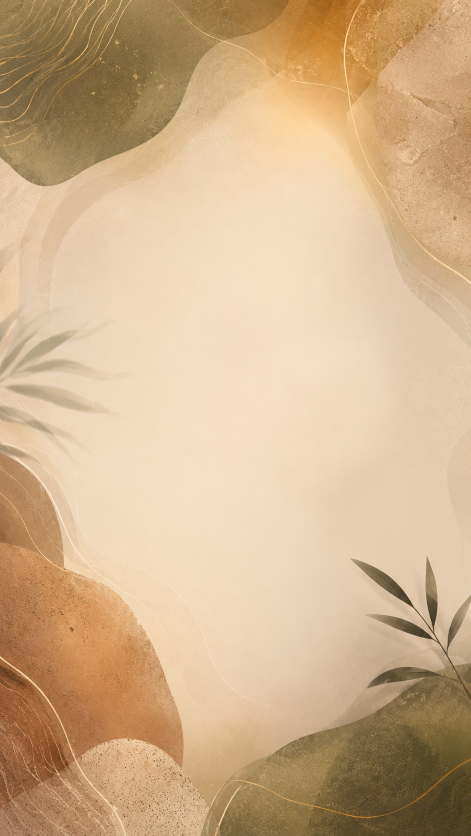
#> input picture frontend/art-seeds/day-atmosphere/1.png, 941 x 1672 px (shown at 1/2 size); its folder holds only this picture in this run
$ python optimize_public_images.py ../frontend/art-seeds/day-atmosphere/1.png
#> lines starting #> are read from the running program, lines starting #| are printed output that depends on the picture
#!/usr/bin/env python3
"""Optimize TodayFlow public raster images for product surfaces.

Usage:
  python3 scripts/optimize_public_images.py
  python3 scripts/optimize_public_images.py path/to/file.png

Defaults: max edge 1024px, WebP q=80, strip metadata. Deletes source PNG when
writing a sibling .webp unless --keep-source.
"""

from __future__ import annotations

import argparse
import sys
from pathlib import Path

from PIL import Image

ROOT = Path(__file__).resolve().parents[1]
PUBLIC_IMAGES = ROOT / "frontend" / "public" / "images"

# Product slots → max long edge (CSS display is much smaller; 2x retina budget).
PRESETS: dict[str, int] = {
    "archetypes": 1024,  # Profile Recognition arch/circle
    "hero": 1280,  # section / journal / practices heroes
    "today-ritual-entry": 1440,  # ASSET_SPEC 2:1 entry
    "banners": 1600,
    "default": 1024,
}

TARGET_BYTES = 350_000  # soft cap ~350KB; lower quality if still over


def max_edge_for(path: Path) -> int:
    for part, edge in PRESETS.items():
        if part in path.parts:
            return edge
    return PRESETS["default"]


def optimize_one(src: Path, *, keep_source: bool, quality: int) -> Path | None:
#> called with keep_source = False, quality = 80
    if src.suffix.lower() not in {".png", ".jpg", ".jpeg", ".webp"}:
        return None
    if src.name.startswith("."):
        return None

    im = Image.open(src)
#> im is the input picture: PIL image 941x1672 RGB; mean R, G, B 208.2, 177.8, 141.3
    im = im.convert("RGB")
    edge = max_edge_for(src)
    w, h = im.size
#> w = 941; h = 1672
    scale = min(1.0, edge / max(w, h))
#> scale = 0.612
    if scale < 1.0:
        im = im.resize((int(w * scale), int(h * scale)), Image.Resampling.LANCZOS)
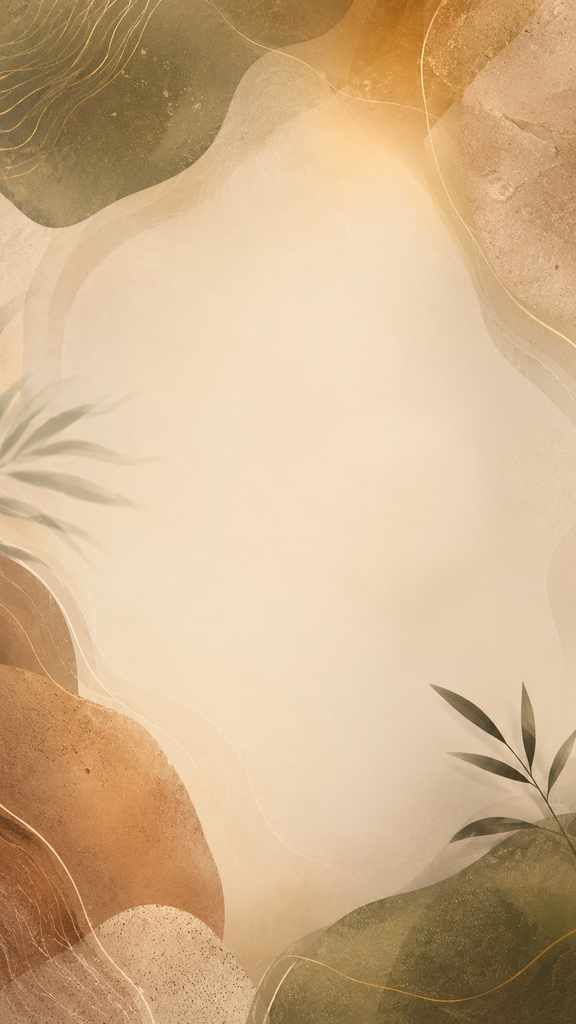
#> im: PIL image 576x1024 RGB; mean R, G, B 208.2, 177.8, 141.3

    dest = src.with_suffix(".webp")
    q = quality
    while q >= 55:
        im.save(dest, "WEBP", quality=q, method=6)
        if dest.stat().st_size <= TARGET_BYTES or q <= 55:
            break
        q -= 5
#> after the loop, q = 80

    if not keep_source and src.resolve() != dest.resolve() and src.suffix.lower() != ".webp":
        src.unlink()

    return dest


def main() -> int:
    parser = argparse.ArgumentParser()
    parser.add_argument("paths", nargs="*", type=Path)
    parser.add_argument("--keep-source", action="store_true")
    parser.add_argument("--quality", type=int, default=80)
    args = parser.parse_args()

    targets: list[Path] = []
    if args.paths:
        for p in args.paths:
            p = p if p.is_absolute() else (Path.cwd() / p)
            if p.is_dir():
                targets.extend(sorted(p.rglob("*")))
            else:
                targets.append(p)
    else:
        for folder in ("archetypes", "hero", "today-ritual-entry", "banners"):
            d = PUBLIC_IMAGES / folder
            if d.is_dir():
                targets.extend(sorted(d.rglob("*")))

    wrote = 0
    for src in targets:
        if not src.is_file():
            continue
        if src.suffix.lower() == ".webp" and src.stat().st_size <= TARGET_BYTES:
            continue
        out = optimize_one(src, keep_source=args.keep_source, quality=args.quality)
        if out:
            wrote += 1
            print(f"{src.name} → {out.name} ({out.stat().st_size / 1024:.0f}KB, {Image.open(out).size})")
#| 1.png → 1.webp (34KB, (576, 1024))
    print(f"done: {wrote} file(s)")
    return 0


if __name__ == "__main__":
    sys.exit(main())
#> (the program exits here)

$ run again, on frontend/art-seeds/day-atmosphere/2.png
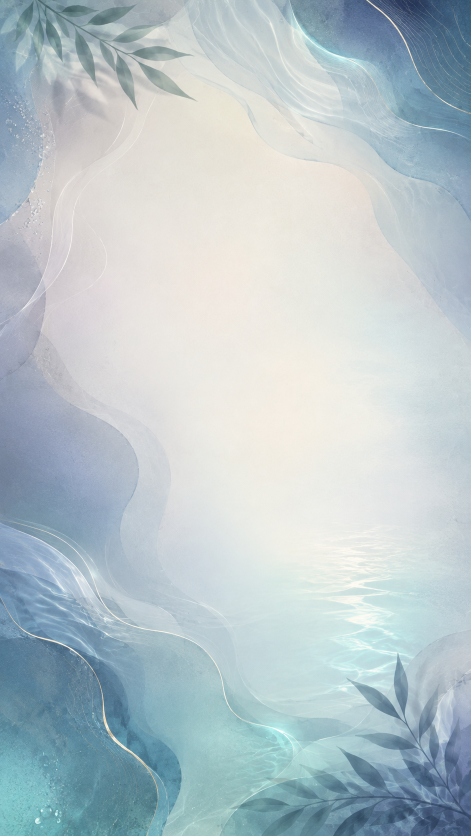
#> input picture frontend/art-seeds/day-atmosphere/2.png, 941 x 1672 px (shown at 1/2 size)
#> in optimize_one, im is the input picture: PIL image 941x1672 RGB; mean R, G, B 183.4, 197.3, 202.1
#> in optimize_one, `im = im.resize((int(w * scale), int(h * scale)), Image.Resampling.LANC..`:
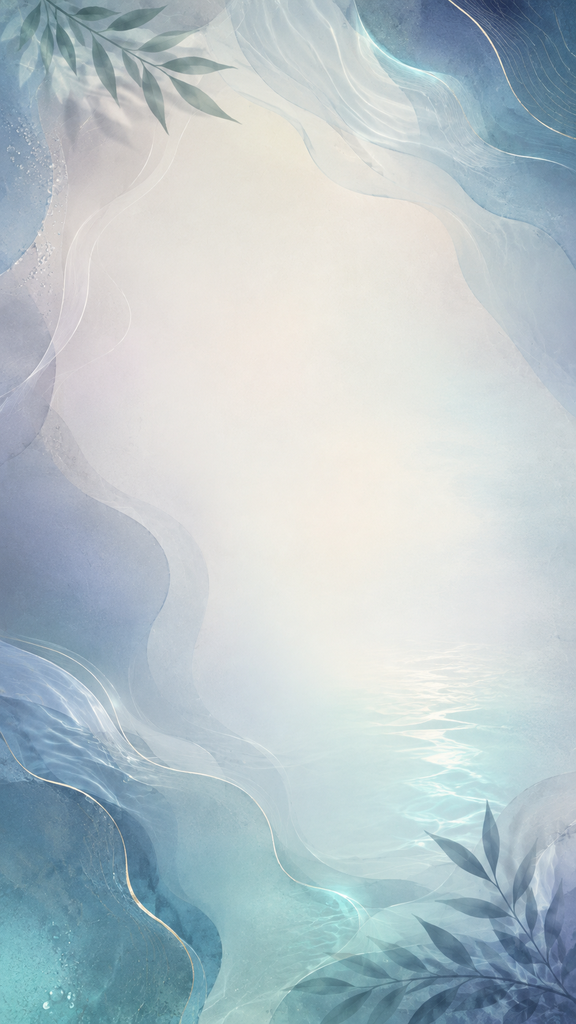
#> im: PIL image 576x1024 RGB; mean R, G, B 183.4, 197.3, 202.1
#> after the loop in optimize_one, `while q >= 55:`: q = 80
#| 2.png → 2.webp (25KB, (576, 1024))

$ run again, on frontend/art-seeds/day-atmosphere/3.png
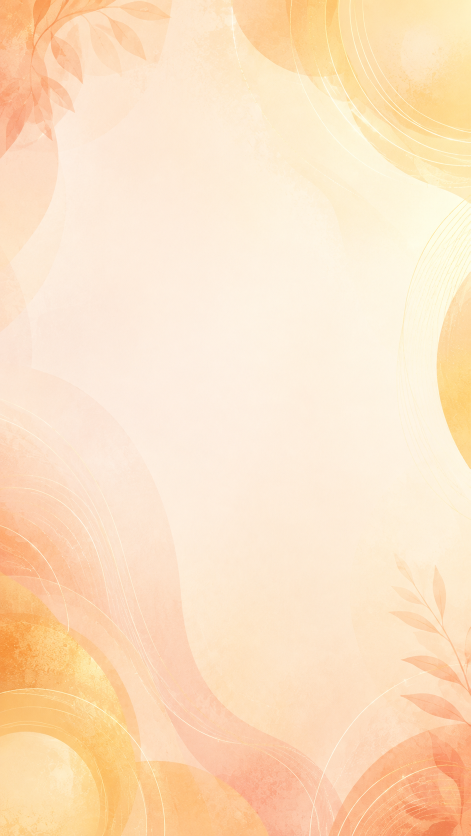
#> input picture frontend/art-seeds/day-atmosphere/3.png, 941 x 1672 px (shown at 1/2 size)
#> in optimize_one, im is the input picture: PIL image 941x1672 RGB; mean R, G, B 253, 225, 193.6
#> in optimize_one, `im = im.resize((int(w * scale), int(h * scale)), Image.Resampling.LANC..`:
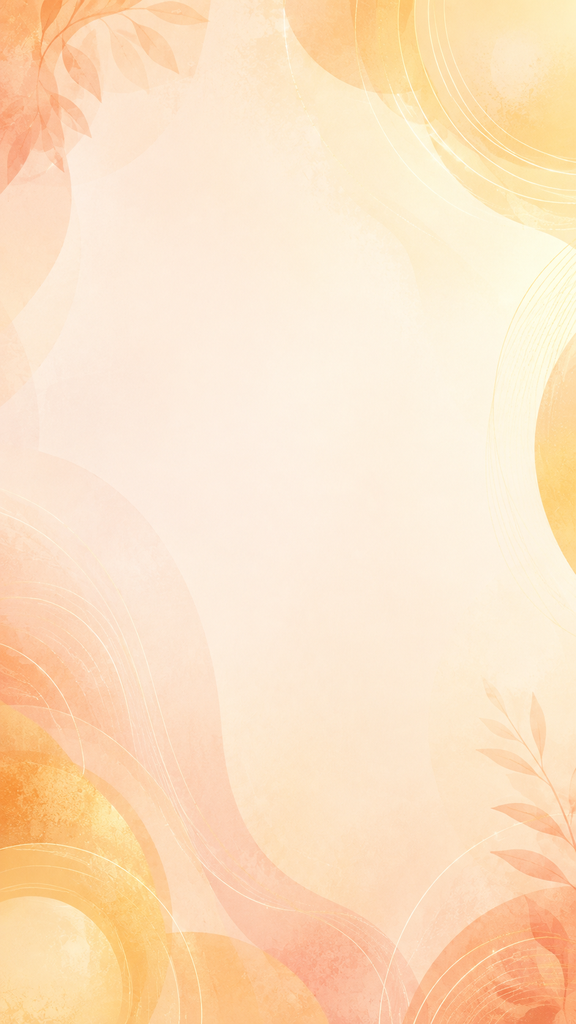
#> im: PIL image 576x1024 RGB; mean R, G, B 253, 225, 193.6
#> after the loop in optimize_one, `while q >= 55:`: q = 80
#| 3.png → 3.webp (14KB, (576, 1024))
